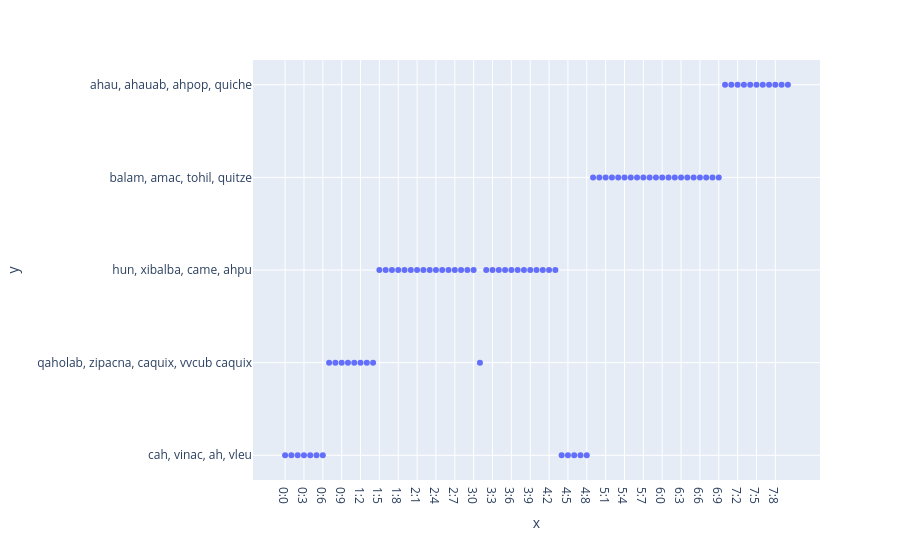

The notebook cell this image was saved under:
### Code cell
px.scatter(
    x = x_axis_labels, 
    y = [TOPIC.loc[t].top_terms for t in CHUNK.max_topic]
)

### Figure 1 — Plotly figure (JSON) as saved in the notebook; plotly's stock layout.template omitted (floating-point values rounded to 4 significant figures)
{"data": [{"hovertemplate": "x=%{x}<br>y=%{y}<extra></extra>", "legendgroup": "", "marker": {"color": "#636efa", "symbol": "circle"}, "mode": "markers", "name": "", "orientation": "v", "showlegend": false, "type": "scatter", "x": ["0:0", "0:1", "0:2", "0:3", "0:4", "0:5", "0:6", "0:7", "0:8", "0:9", "1:0", "1:1", "1:2", "1:3", "1:4", "1:5", "1:6", "1:7", "1:8", "1:9", "2:0", "2:1", "2:2", "2:3", "2:4", "2:5", "2:6", "2:7", "2:8", "2:9", "3:0", "3:1", "3:2", "3:3", "3:4", "3:5", "3:6", "3:7", "3:8", "3:9", "4:0", "4:1", "4:2", "4:3", "4:4", "4:5", "4:6", "4:7", "4:8", "4:9", "5:0", "5:1", "5:2", "5:3", "5:4", "5:5", "5:6", "5:7", "5:8", "5:9", "6:0", "6:1", "6:2", "6:3", "6:4", "6:5", "6:6", "6:7", "6:8", "6:9", "7:0", "7:1", "7:2", "7:3", "7:4", "7:5", "7:6", "7:7", "7:8", "7:9", "8:0"], "xaxis": "x", "y": ["cah, vinac, ah, vleu", "cah, vinac, ah, vleu", "cah, vinac, ah, vleu", "cah, vinac, ah, vleu", "cah, vinac, ah, vleu", "cah, vinac, ah, vleu", "cah, vinac, ah, vleu", "qaholab, zipacna, caquix, vvcub caquix", "qaholab, zipacna, caquix, vvcub caquix", "qaholab, zipacna, caquix, vvcub caquix", "qaholab, zipacna, caquix, vvcub caquix", "qaholab, zipacna, caquix, vvcub caquix", "qaholab, zipacna, caquix, vvcub caquix", "qaholab, zipacna, caquix, vvcub caquix", "qaholab, zipacna, caquix, vvcub caquix", "hun, xibalba, came, ahpu", "hun, xibalba, came, ahpu", "hun, xibalba, came, ahpu", "hun, xibalba, came, ahpu", "hun, xibalba, came, ahpu", "hun, xibalba, came, ahpu", "hun, xibalba, came, ahpu", "hun, xibalba, came, ahpu", "hun, xibalba, came, ahpu", "hun, xibalba, came, ahpu", "hun, xibalba, came, ahpu", "hun, xibalba, came, ahpu", "hun, xibalba, came, ahpu", "hun, xibalba, came, ahpu", "hun, xibalba, came, ahpu", "hun, xibalba, came, ahpu", "qaholab, zipacna, caquix, vvcub caquix", "hun, xibalba, came, ahpu", "hun, xibalba, came, ahpu", "hun, xibalba, came, ahpu", "hun, xibalba, came, ahpu", "hun, xibalba, came, ahpu", "hun, xibalba, came, ahpu", "hun, xibalba, came, ahpu", "hun, xibalba, came, ahpu", "hun, xibalba, came, ahpu", "hun, xibalba, came, ahpu", "hun, xibalba, came, ahpu", "hun, xibalba, came, ahpu", "cah, vinac, ah, vleu", "cah, vinac, ah, vleu", "cah, vinac, ah, vleu", "cah, vinac, ah, vleu", "cah, vinac, ah, vleu", "balam, amac, tohil, quitze", "balam, amac, tohil, quitze", "balam, amac, tohil, quitze", "balam, amac, tohil, quitze", "balam, amac, tohil, quitze", "balam, amac, tohil, quitze", "balam, amac, tohil, quitze", "balam, amac, tohil, quitze", "balam, amac, tohil, quitze", "balam, amac, tohil, quitze", "balam, amac, tohil, quitze", "balam, amac, tohil, quitze", "balam, amac, tohil, quitze", "balam, amac, tohil, quitze", "balam, amac, tohil, quitze", "balam, amac, tohil, quitze", "balam, amac, tohil, quitze", "balam, amac, tohil, quitze", "balam, amac, tohil, quitze", "balam, amac, tohil, quitze", "balam, amac, tohil, quitze", "ahau, ahauab, ahpop, quiche", "ahau, ahauab, ahpop, quiche", "ahau, ahauab, ahpop, quiche", "ahau, ahauab, ahpop, quiche", "ahau, ahauab, ahpop, quiche", "ahau, ahauab, ahpop, quiche", "ahau, ahauab, ahpop, quiche", "ahau, ahauab, ahpop, quiche", "ahau, ahauab, ahpop, quiche", "ahau, ahauab, ahpop, quiche", "ahau, ahauab, ahpop, quiche"], "yaxis": "y"}], "layout": {"autosize": true, "legend": {"tracegroupgap": 0}, "margin": {"t": 60}, "xaxis": {"anchor": "y", "autorange": true, "domain": [0, 1], "range": [-4.808, 84.81], "title": {"text": "x"}, "type": "category"}, "yaxis": {"anchor": "x", "autorange": true, "domain": [0, 1], "range": [-0.3097, 4.31], "title": {"text": "y"}, "type": "category"}}}
